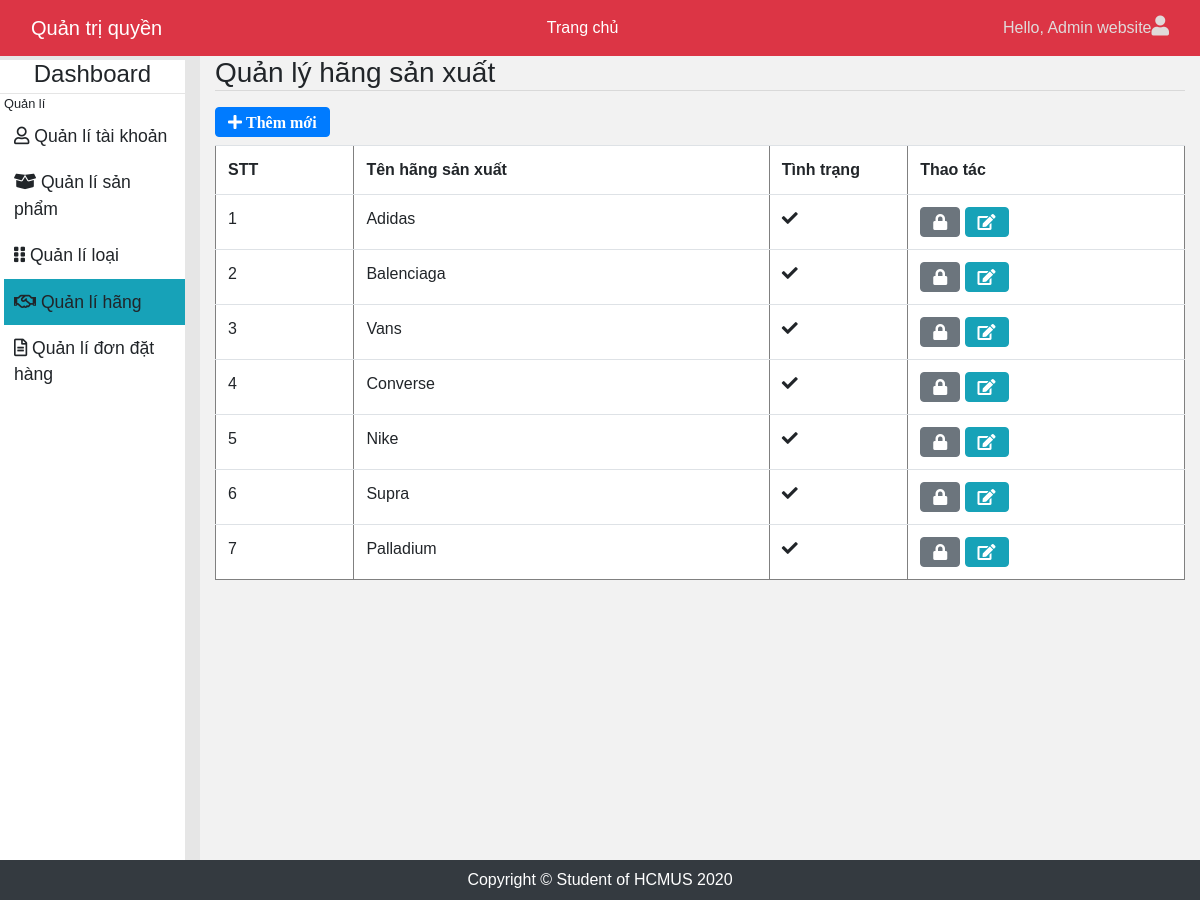
Page /admin/index.php?c=4 (signed in) on the committed database.
### tables this page shows
CREATE TABLE IF NOT EXISTS `hangsanxuat` (
  `MaHangSanXuat` int(11) NOT NULL AUTO_INCREMENT,
  `TenHangSanXuat` varchar(64) DEFAULT NULL,
  `LogoURL` varchar(45) DEFAULT NULL,
  `BiXoa` tinyint(1) DEFAULT '0',
  PRIMARY KEY (`MaHangSanXuat`)
);

### lib/DataProvider.php (called while the page is built, shortened)
<?php
class DataProvider
{
    public static function ExecuteQuery($sql)
    {
        $connection=mysqli_connect('acctive','root','','cuahangdienthoai_db') or
        die("couldn't connect to acctive");
        mysqli_query($connection,"set names 'utf8'");
        $result = mysqli_query($connection,$sql);
        return $result;
    }
}
?>

### admin/pages/qlHang/pDanhSach.php (the view)
<a href="index.php?c=4&a=3">
<i class="fa fa-plus mb-2 btn btn-primary"> Thêm mới</i>
</a>
<table class="table" cellspacing="0" border="1">
    <tr>
       <th width="100">STT</th>
       <th width="300"> Tên hãng sản xuất</th>
       <th width="100">Tình trạng</th>
       <th width="200">Thao tác</th>
    </tr>
    <?php
       $sql = "SELECT *FROM HangSanXuat";
              $result = DataProvider::ExecuteQuery($sql);
              $i=1;
              while ($row = mysqli_fetch_array($result))
              {
                  ?>
                  <tr>
                       <td><?php echo $i++; ?></td>
                       <td><?php echo $row["TenHangSanXuat"]; ?></td>
                  <td>
                      <?php
                if ($row["BiXoa"] == 1)
                echo '<i class="fa fa-ban"></i>';
                else
                echo '<i class="fa fa-check"></i>';
                       ?>
                  </td>
                  <td>
                     <a href="pages/qlHang/xlKhoa.php?id=<?php echo $row["MaHangSanXuat"] ?>">
                     <i class="fa fa-lock btn btn-secondary"></i>
                    </a>
                    <a href="index.php?c=4&a=2&id=<?php echo $row["MaHangSanXuat"] ?> ">
                    <i class="fa fa-edit btn btn-info"></i>
                    </a>
                </td>
             </tr>
         <?php
     }
 ?>
</table>

### admin/css/style.css (style rules this page uses)
body { font-family: 'Poppins', sans-serif; background: #e6e6e6; margin-top: 56px; }
.table { background-color:white ; }
a, a:hover, a:focus { color: inherit; text-decoration: none; transition: all 0.3s; }

### rows in the picture
hangsanxuat: TenHangSanXuat "Adidas", BiXoa 0 (drawn)
hangsanxuat: TenHangSanXuat "Balenciaga", BiXoa 0 (drawn)
hangsanxuat: TenHangSanXuat "Vans", BiXoa 0 (drawn)
hangsanxuat: TenHangSanXuat "Converse", BiXoa 0 (drawn)
hangsanxuat: TenHangSanXuat "Nike", BiXoa 0 (drawn)
hangsanxuat: TenHangSanXuat "Supra", BiXoa 0 (drawn)
hangsanxuat: TenHangSanXuat "Palladium", BiXoa 0 (drawn)

### other values in the picture
$_SESSION["TenHienThi"] "Admin website"
